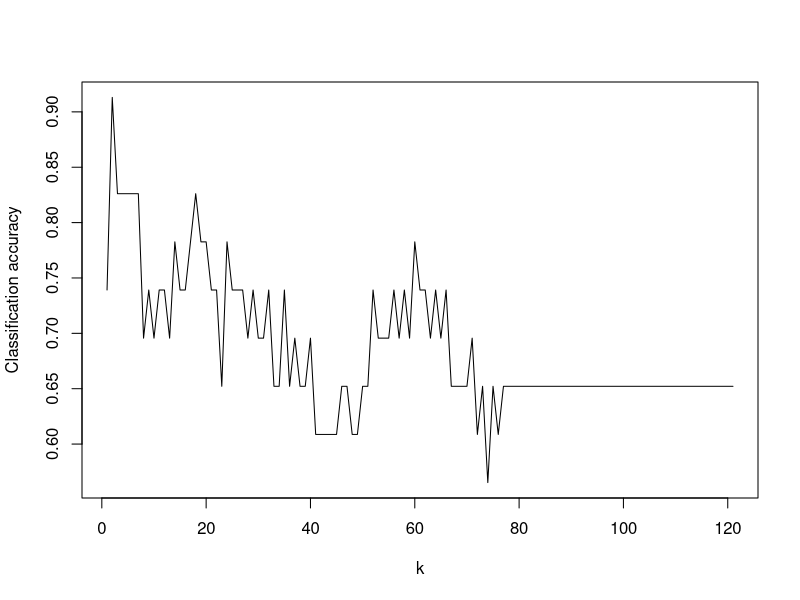

Generate this figure with R:
#For reproducibility
set.seed(1)
#Importing the data
library(MASS)
data <- cats

#creating train and test sets
sample <- sample(seq(1,2), size = nrow(data), replace = TRUE, prob = c(0.8,0.2))
data_train <- data[sample == 1, ]
data_test <- data[sample == 2, ]

#testing the performance of the algorithm, depnding on the value of k
library(class)
classif_rate <- rep(NA, 121)
for(k in 1:121){ #above 121 we get warnings
  y_pred <- knn(data_train[,c(2,3)],  data_test[,c(2,3)], data_train$Sex, k = k)
  count <- 0
  for (i in 1:nrow(data_test)) {
    if(y_pred[i] == data_test$Sex[i]){
      count <- count + 1
    }
  }
  classif_rate[k] <-  (count/nrow(data_test))
}
plot(classif_rate, xlab = "k", ylab ="Classification accuracy", type = "l")
which.max(classif_rate)
